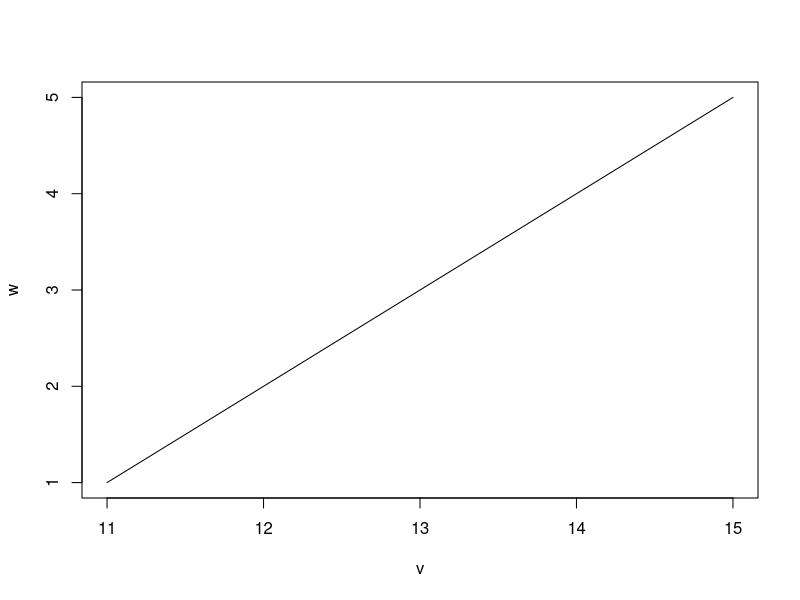
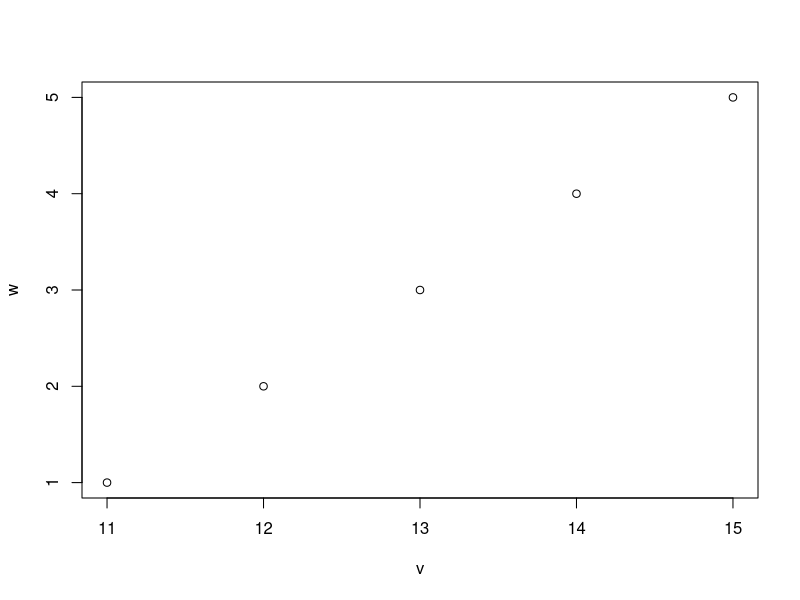

The R source for these figures, in order:
## ---- chunk 1
### Creating objects in R
## ---- chunk 2
3 + 5
12 / 7
## ---- chunk 3
weight_kg <- 55
## ---- chunk 4
weight_kg <- 55    # doesn't print anything
(weight_kg <- 55)  # but putting parenthesis around the call prints the value of `weight_kg`
weight_kg          # and so does typing the name of the object
## ---- chunk 5
2.2 * weight_kg
## ---- chunk 6
weight_kg <- 57.5
2.2 * weight_kg
## ---- chunk 7
weight_lb <- 2.2 * weight_kg
## ---- chunk 8
weight_kg <- 100
## ---- chunk 9

##
## What are the values after each statement in the following?
##
## mass <- 47.5            # mass?
## age  <- 122             # age?
## mass <- mass * 2.0      # mass?
## age  <- age - 20        # age?
## mass_index <- mass/age  # mass_index?
## ---- chunk 10
round(3.14159)
## ---- chunk 11
args(round)
## ---- chunk 12
round(3.14159, digits = 2)
## ---- chunk 13
round(3.14159, 2)
## ---- chunk 14
round(digits = 2, x = 3.14159)
## ---- chunk 15
### Vectors and data types
## ---- chunk 16
weight_g <- c(50, 60, 65, 82)
weight_g
## ---- chunk 17
animals <- c("mouse", "rat", "dog")
animals
## ---- chunk 18
length(weight_g)
length(animals)
## ---- chunk 19
class(weight_g)
class(animals)
## ---- chunk 20
str(weight_g)
str(animals)
## ---- chunk 21
weight_g <- c(weight_g, 90) # add to the end of the vector
weight_g <- c(30, weight_g) # add to the beginning of the vector
weight_g
## ---- chunk 22
animals <- c("mouse", "rat", "dog", "cat")
animals[2]
animals[c(3, 2)]
## ---- chunk 23
more_animals <- animals[c(1, 2, 3, 2, 1, 4)]
more_animals
## ---- chunk 24
weight_g <- c(21, 34, 39, 54, 55)
weight_g[c(TRUE, FALSE, FALSE, TRUE, TRUE)]
## ---- chunk 25
weight_g > 50    # will return logicals with TRUE for the indices that meet the condition
## so we can use this to select only the values above 50
weight_g[weight_g > 50]
## ---- chunk 26
weight_g[weight_g < 30 | weight_g > 50]
weight_g[weight_g >= 30 & weight_g == 21]
## ---- chunk 27
animals <- c("mouse", "rat", "dog", "cat")
animals[animals == "cat" | animals == "rat"] # returns both rat and cat
animals %in% c("rat", "cat", "dog", "duck", "goat")
animals[animals %in% c("rat", "cat", "dog", "duck", "goat")]
## ---- chunk 28
1:5
## ---- chunk 29
 seq(from=1, to=5, by=2)
## ---- chunk 30
rep(1, times=5)
## ---- chunk 31
v <- c(11,12,13,14,15)
w <- c(1,2,3,4,5)
## ---- chunk 32
v+w
v-w
v*w
v/w
v^w
2*w
2^(w/2)
## ---- chunk 33
v <- c(11,12,13,14,15)
w <- c(1,2,3,4,5)

plot(v,w,type = "l")
## ---- chunk 34
v <- c(11,12,13,14,15)
w <- c(1,2,3,4,5)

plot(v,w,type = "p")
